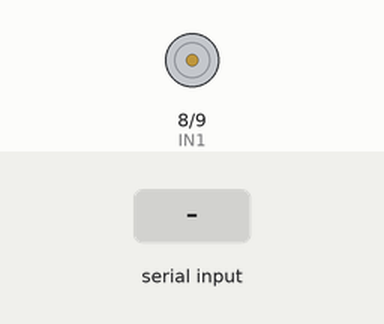
This sketch was run on a simulated ESP32-S3. On the bench: motor-driver pin pairs drawn as motors (green arrow = first pin HIGH = forward, orange = second pin HIGH = backward, longer = more drive, scaled by the enable pin). Inputs (shaded band) come from the test bench.

Above: at 1.2 s.
1.3 s: "PING\n" received over Serial
At 2.7 s:
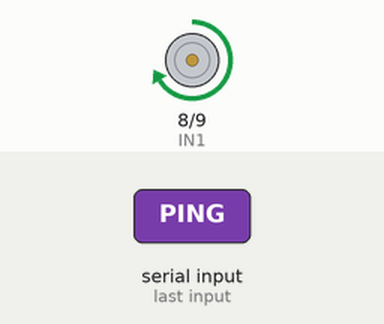
At 7.7 s:
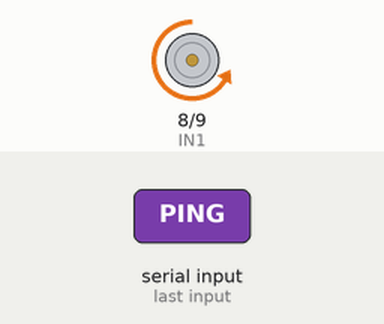
Timing chart, 0 to 12.8 s (numbered marks = the images above; inputs shaded):
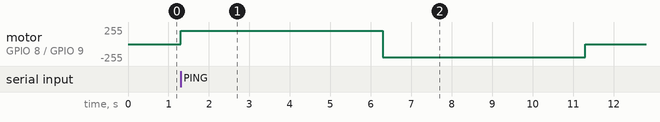

The sketch:

Arduino_Slave.ino
```cpp
// HW-130 / L298N motor control
// Runs motor sequence ONLY when "PING" is received from ESP32

const int ENA = 5;
const int IN1 = 8;
const int IN2 = 9;

void setup() {
  // Serial from ESP32 (and USB)
  Serial.begin(9600);

  // Motor control pins
  pinMode(ENA, OUTPUT);
  pinMode(IN1, OUTPUT);
  pinMode(IN2, OUTPUT);

  // Motor OFF at startup
  stopMotor();
}

void loop() {
  // Check if ESP32 sent something
  if (Serial.available()) {
    String cmd = Serial.readStringUntil('\n');
    cmd.trim();

    // Run ONLY if command is exactly "PING"
    if (cmd == "PING") {
      runMotorSequence();
    }
  }
}

// -------- Motor Functions --------
void runMotorSequence() {
  // Forward 5 seconds
  motorForward();
  delay(5000);

  // Reverse 5 seconds
  motorReverse();
  delay(5000);

  // Stop motor
  stopMotor();
}

void motorForward() {
  digitalWrite(IN1, HIGH);
  digitalWrite(IN2, LOW);
  analogWrite(ENA, 200); // speed
}

void motorReverse() {
  digitalWrite(IN1, LOW);
  digitalWrite(IN2, HIGH);
  analogWrite(ENA, 200);
}

void stopMotor() {
  digitalWrite(IN1, LOW);
  digitalWrite(IN2, LOW);
  analogWrite(ENA, 0);
}
```

Measured:
- after the input at 1.3 s, motor on GPIO 8 (IN1) / GPIO 9 (IN2): stopped → forward 200/255 at once, → backward 200/255 5.0 s later, → stopped 5.0 s later
